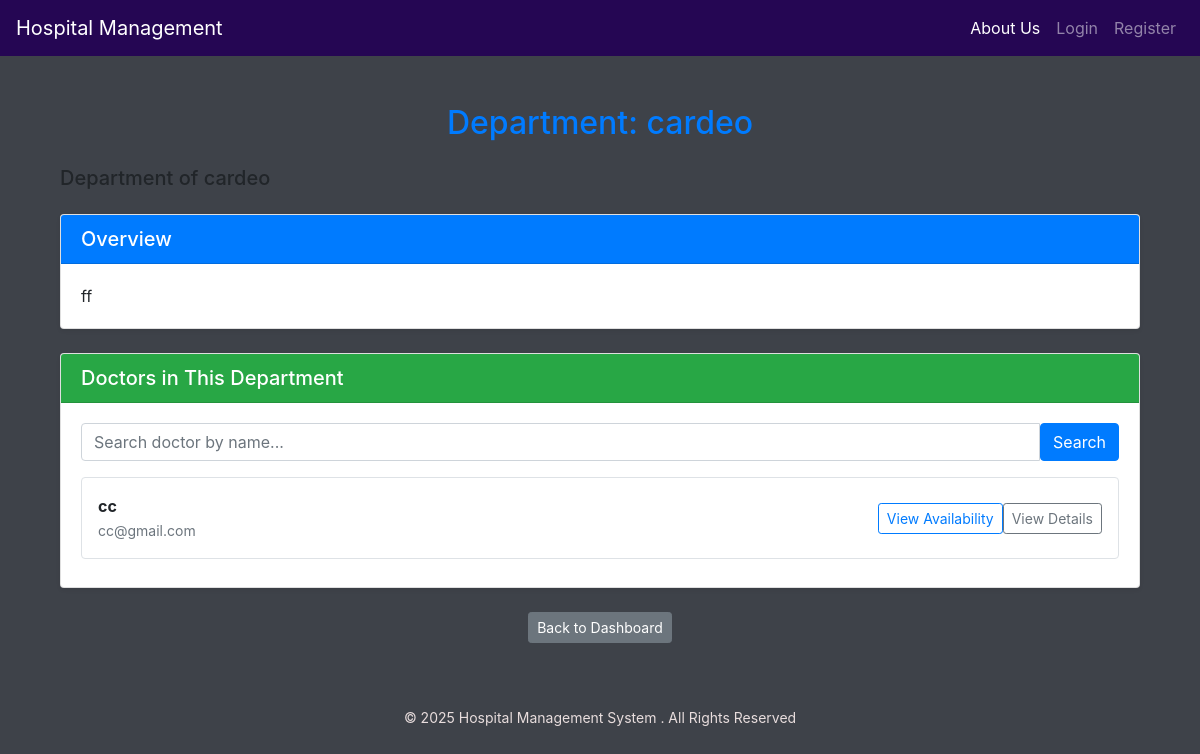
The page /department/1 on the database its author committed.
### models.py (models this page shows)
class Department(db.Model):
    __tablename__ = 'department'
    id = db.Column(db.Integer, primary_key=True)
    name = db.Column(db.String(50), nullable=False)
    description = db.Column(db.String(200))
    location = db.Column(db.String(100))
    created_at = db.Column(db.DateTime, default=datetime.utcnow)
    users = db.relationship(
        "User",
        back_populates="department",
        cascade="all, delete-orphan"
    )

class User(db.Model):
    __tablename__ = 'user'
    id = db.Column(db.Integer, primary_key=True)
    name = db.Column(db.String(50), nullable=False)
    email = db.Column(db.String(100), unique=True, nullable=False)
    password = db.Column(db.String(100), nullable=False)
    role = db.Column(db.String(20), nullable=False)
    phone = db.Column(db.String(15), unique=True)
    aadhar = db.Column(db.String(12), unique=True)
    address = db.Column(db.String(150))
    dob = db.Column(db.Date)
    created_at = db.Column(db.DateTime, default=datetime.utcnow)
    gender = db.Column(db.String(10))
    status = db.Column(db.String(20), default='active')
    experience = db.Column(db.String(100))
    bio = db.Column(db.Text())
    department_id = db.Column(
        db.Integer,
        db.ForeignKey('department.id', ondelete="CASCADE")
    )
    department = db.relationship("Department", back_populates="users")
    doctor_appointments = db.relationship(
        "Appointment",
        back_populates="doctor",
        foreign_keys="Appointment.doctor_id",
        cascade="all, delete-orphan"
    )
    patient_appointments = db.relationship(
        "Appointment",
        back_populates="patient",
        foreign_keys="Appointment.patient_id",
        cascade="all, delete-orphan"
    )
    prescriptions = db.relationship(
        "Prescription",
        back_populates="doctor",
        cascade="all, delete-orphan"
    )
    availabilities = db.relationship(
        "Availability",
        back_populates="doctor",
        cascade="all, delete-orphan"
    )

### app.py (the view)
@app.route('/department/<int:id>', methods=['GET', 'POST'])
def department_details(id):
    department = Department.query.get_or_404(id)
    doct_query = User.query.filter_by(department_id=id, role='doctor')
    search_query = ""
    if request.method == "POST":
        search_query = request.form.get("search", "").strip()
        if search_query:
            doct_query = doct_query.filter(
                User.name.ilike(f"%{search_query}%")
            )
    doct = doct_query.all()
    return render_template(
        'department_details.html',
        department=department,
        doctors=doct,
        search_query=search_query
    )

### templates/department_details.html
{% extends 'base.html' %}
{% block content %}
  <div class="container mt-4 mb-5">
    <h2 class="text-center mb-4 text-primary fw-bold">Department: {{ department.name }}</h2>
    <div class="d-flex justify-content-between align-items-center mb-4">
      <h5 class="mb-0">Department of {{ department.name }}</h5>
    </div>
    <div class="card shadow-sm mb-4">
      <div class="card-header bg-primary text-white">
        <h5 class="mb-0">Overview</h5>
      </div>
      <div class="card-body">
        <p class="mb-0">{{ department.description or 'No description available.' }}</p>
      </div>
    </div>
    <div class="card shadow-sm">
      <div class="card-header bg-success text-white">
        <h5 class="mb-0">Doctors in This Department</h5>
      </div>
      <div class="card-body">
        <form method="POST" class="input-group mb-3">
          <input type="text" name="search" class="form-control" placeholder="Search doctor by name..." value="{{ search_query }}" />
          <button class="btn btn-primary" type="submit">Search</button>
        </form>
        {% if doctors %}
          {% for doc in doctors %}
            <div class="d-flex justify-content-between align-items-center border rounded p-3 mb-2">
              <div>
                <strong>{{ doc.name }}</strong><br />
                <small class="text-muted">{{ doc.email }}</small>
              </div>
              <div class="d-flex">
                <a href="{{ url_for('doctor_availability', doctor_id=doc.id) }}" class="btn btn-outline-primary btn-sm ms-2">View Availability</a>
                <a href="{{ url_for('doctor_details', doctor_id=doc.id) }}" class="btn btn-outline-secondary btn-sm">View Details</a>
              </div>
            </div>
          {% endfor %}
        {% else %}
          <p class="text-center text-muted">No doctors available in this department.</p>
        {% endif %}
      </div>
    </div>
    <div class="text-center mt-4">
      <a href="{{ url_for('patient_dash') }}" class="btn btn-secondary btn-sm ms-2">Back to Dashboard</a>
    </div>
  </div>
{% endblock %}

### templates/base.html (style rules this page uses)
body { background-color: #3e4249ff; }

### rows shown on the page
Department: name "cardeo", description "ff"
User: name "cc", email "cc@gmail.com"
